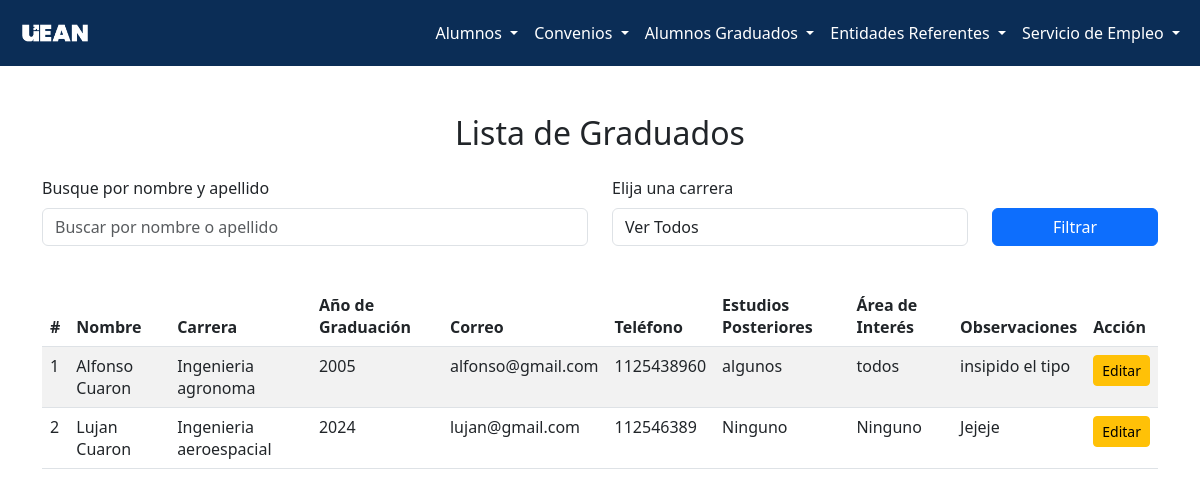
Screenshot of /lista_graduados.php with the database file from the repository.
### tables this page shows
CREATE TABLE `graduados` (
  `id` int(11) NOT NULL,
  `anio_graduacion` year(4) NOT NULL,
  `mail` varchar(255) NOT NULL,
  `tel` int(11) NOT NULL,
  `estudios_posteriores` varchar(255) NOT NULL,
  `area_de_interes` varchar(255) NOT NULL,
  `observaciones` varchar(255) NOT NULL
);

CREATE TABLE `alumno` (
  `id` int(11) NOT NULL,
  `nombres` varchar(50) NOT NULL,
  `apellidos` varchar(50) NOT NULL,
  `pasantía` enum('rentada','no rentada') DEFAULT NULL,
  `dni` int(11) NOT NULL,
  `carrera` varchar(255) NOT NULL,
  `fecha_inicio` date NOT NULL,
  `fecha_fin` date NOT NULL,
  `observaciones` varchar(255) NOT NULL,
  `puesto` varchar(255) NOT NULL,
  `convenio_file` varchar(255) NOT NULL,
  `es_graduado` enum('SI','NO') NOT NULL DEFAULT 'NO'
);

### lista_graduados.php (the view, shortened to what this page needs)
<?php
include 'conexion.php';
include 'navbar.php';
$buscar = isset($_GET['buscar']) ? $_GET['buscar'] : '';
$query_graduados = "SELECT g.id, g.anio_graduacion, g.mail, g.tel, g.estudios_posteriores, g.area_de_interes, g.observaciones, a.nombres, a.apellidos, a.carrera
                    FROM graduados g
                    JOIN alumno_graduado ag ON g.id = ag.id_graduado
                    JOIN alumno a ON ag.id_alumno = a.id
                    WHERE (a.nombres LIKE '%$buscar%' OR a.apellidos LIKE '%$buscar%')";
$result_graduados = mysqli_query($conn, $query_graduados);
?>
<!DOCTYPE html>
<html lang="es">
<head>
    <link href="https://cdn.jsdelivr.net/npm/bootstrap@5.3.0-alpha1/dist/css/bootstrap.min.css" rel="stylesheet">
</head>
<body>
    <div class="container mt-5">
        <h2 class="mb-4 text-center">Lista de Graduados</h2>
        <form method="GET" class="mb-4">
            <div class="row">
                <div class="col-md-6 mb-3">
                    <label for="buscar" class="form-label">Busque por nombre y apellido</label>
                    <input type="text" name="buscar" id="buscar" class="form-control" placeholder="Buscar por nombre o apellido" value="<?php echo htmlspecialchars($buscar); ?>">
                </div>
                <div class="col-md-4 mb-3">
                    <label for="carrera" class="form-label">Elija una carrera</label>
                    <select name="carrera" id="carrera" class="form-control">
                        <option value="">Ver Todos</option>
                    </select>
                </div>
                <div class="col-md-2 mb-3 d-flex align-items-end">
                    <button type="submit" class="btn btn-primary w-100">Filtrar</button>
                </div>
            </div>
        </form>
        <table class="table table-striped">
            <thead>
                <tr>
                    <th>#</th>
                    <th>Nombre</th>
                    <th>Carrera</th>
                    <th>Año de Graduación</th>
                    <th>Correo</th>
                    <th>Teléfono</th>
                    <th>Estudios Posteriores</th>
                    <th>Área de Interés</th>
                    <th>Observaciones</th>
                    <th>Acción</th>
                </tr>
            </thead>
            <tbody>
                <?php if (mysqli_num_rows($result_graduados) > 0) {
                    $counter = 1;
                    while ($row = mysqli_fetch_assoc($result_graduados)) { ?>
                        <tr>
                            <td><?php echo $counter++; ?></td>
                            <td><?php echo $row['nombres'] . ' ' . $row['apellidos']; ?></td>
                            <td><?php echo $row['carrera']; ?></td>
                            <td><?php echo $row['anio_graduacion']; ?></td>
                            <td><?php echo $row['mail']; ?></td>
                            <td><?php echo $row['tel']; ?></td>
                            <td><?php echo $row['estudios_posteriores']; ?></td>
                            <td><?php echo $row['area_de_interes']; ?></td>
                            <td><?php echo $row['observaciones']; ?></td>
                            <td>
                                <a href="editar_graduado.php?id=<?php echo $row['id']; ?>" class="btn btn-warning btn-sm">Editar</a>
                            </td>
                        </tr>
                    <?php }
                } else { ?>
                    <tr>
                        <td colspan="10" class="text-center">No se encontraron graduados</td>
                    </tr>
                <?php } ?>
            </tbody>
        </table>
    </div>
</body>
</html>

### navbar.php (shortened to what this page needs)
<head>
  <link href="https://cdn.jsdelivr.net/npm/bootstrap@5.3.0-alpha1/dist/css/bootstrap.min.css" rel="stylesheet">
</head>
<body>
  <nav class="navbar navbar-expand-lg custom-navbar">
    <div class="container-fluid">
      <a class="navbar-brand" href="index.php">
        <img src="./img/logo2.png" alt="Logo" style="height: 40px;">
      </a>
      <div class="collapse navbar-collapse" id="navbarNav">
        <ul class="navbar-nav ms-auto">
          <li class="nav-item dropdown">
            <a class="nav-link dropdown-toggle" href="#" role="button" data-bs-toggle="dropdown" aria-expanded="false">
              Alumnos
            </a>
          </li>
          <li class="nav-item dropdown">
            <a class="nav-link dropdown-toggle" href="#" role="button" data-bs-toggle="dropdown" aria-expanded="false">
              Convenios
            </a>
          </li>
          <li class="nav-item dropdown">
            <a class="nav-link dropdown-toggle" href="#" role="button" data-bs-toggle="dropdown" aria-expanded="false">
              Alumnos Graduados
            </a>
          </li>
          <li class="nav-item dropdown">
            <a class="nav-link dropdown-toggle" href="#" role="button" data-bs-toggle="dropdown" aria-expanded="false">
              Entidades Referentes
            </a>
          </li>
          <li class="nav-item dropdown">
            <a class="nav-link dropdown-toggle" href="#" role="button" data-bs-toggle="dropdown" aria-expanded="false">
              Servicio de Empleo
            </a>
          </li>
        </ul>
      </div>
    </div>
  </nav>
<link href="https://cdn.jsdelivr.net/npm/bootstrap@5.3.0-alpha1/dist/css/bootstrap.min.css" rel="stylesheet">
</body>

### navbar.php (style rules this page uses)
.custom-navbar { background-color: #0B2D56; }
.navbar-nav .nav-link { color: white !important; }
.navbar-brand { color: white !important; }

### rows the page displays
graduados: alumno.nombres "Alfonso", alumno.apellidos "Cuaron", alumno.carrera "Ingenieria agronoma", anio_graduacion "2005", mail "alfonso@gmail.com", tel "1125438960", estudios_posteriores "algunos", area_de_interes "todos", observaciones "insipido el tipo"
graduados: alumno.nombres "Lujan", alumno.apellidos "Cuaron", alumno.carrera "Ingenieria aeroespacial", anio_graduacion "2024", mail "lujan@gmail.com", tel "112546389", estudios_posteriores "Ninguno", area_de_interes "Ninguno", observaciones "Jejeje"
